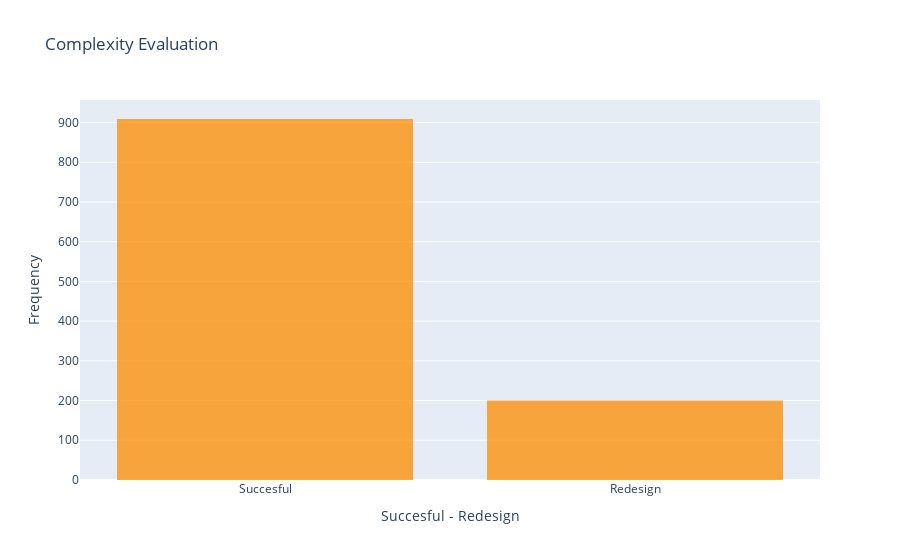

This figure's notebook cell:
### Code cell
# Histogram
trace = go.Histogram(
    x = data.complexityEvaluation,
    opacity = 0.75,
    name = 'Complexity Evaluation',
    marker = dict(color = 'darkorange')
)
hist_data = [trace]
hist_layout = go.Layout(barmode='overlay',
                   title = 'Complexity Evaluation',
                   xaxis = dict(title = 'Succesful - Redesign'),
                   yaxis = dict(title = 'Frequency')
)
fig = go.Figure(data = hist_data, layout = hist_layout)
iplot(fig)

### Figure 1 — Plotly figure (JSON) as saved in the notebook; plotly's stock layout.template omitted (floating-point values rounded to 4 significant figures; data arrays with more than 128 entries replaced by an {"elided": "..."} marker saying what was removed)
{"data": [{"marker": {"color": "darkorange"}, "name": "Complexity Evaluation", "opacity": 0.75, "type": "histogram", "x": {"elided": "1109 str values"}}], "layout": {"barmode": "overlay", "title": {"text": "Complexity Evaluation"}, "xaxis": {"title": {"text": "Succesful - Redesign"}}, "yaxis": {"title": {"text": "Frequency"}}}}
